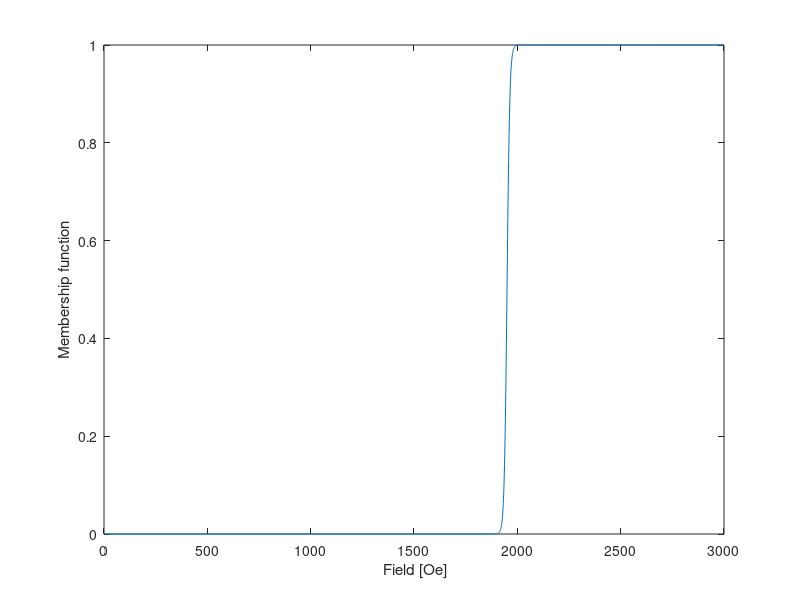

MATLAB code for this plot: (Note: this script raises an error after producing the figure.)
%% script to straighten out the sigmoidal section of the code - Ch VI

%% start with the basic generation of a sigmoid

x = 1:3000; y = sigmf(x,[0.15, 1950]);
hh = figure; plot(x,y); xlabel ' Field [Oe]'; ylabel 'Membership function'
text(500,0.8, compose('c = 1950 [Oe]\na = 0.15 [Oe^-^1]'))
thesis_fig_gen(hh.Number)
clear hh x y 

%% start with the basic generation of a sigmoid

x = 1:3000; y = sigmf(x,[0.1, 1950]);
hh = figure; plot(x,y); xlabel ' Field [Oe]'; ylabel 'Membership function'
text(500,0.8, compose('c = 1950 [Oe]\na = 0.1 [Oe^-^1]'))
thesis_fig_gen(hh.Number)
clear hh x y 

%% start with the basic generation of a sigmoid

x = 1:5000; y = sigmf(x,[0.15, 4000]);
hh = figure; plot(x,y); xlabel ' Field [Oe]'; ylabel 'Membership function'
text(1000,0.8, compose('c = 4000 [Oe]\na = 0.1 [Oe^-^1]'))
thesis_fig_gen(hh.Number)
clear hh x y 

%% now plot the sigmoid for multiple channels, all of constant a

a = 0.1;
x = 1:3000; y = sigmf(x,[a, 1500]);
hh = figure; plot(x,y); xlabel ' Field [Oe]'; ylabel 'Membership function'
hold on;
y = sigmf(x,[a, 500]); plot(x,y)
y = sigmf(x,[a, 1000]); plot(x,y)
y = sigmf(x,[a, 2000]); plot(x,y)
y = sigmf(x,[a, 2500]); plot(x,y)
title (compose(['Channels centred around n*500 [Oe]\nAll with a = ',num2str(a),' [Oe^-^1]']))
thesis_fig_gen(hh.Number)
clear hh x y 

%% Now look to show how this looks - equivalent graph to 5.21

load('C:\Users\JDZ\Documents\Thesis\Code Outputs\Chapter V\matlab_SV24p1.mat')
ist  = SaveVar24p1;

Yin = linspace(-1e-3,1e-3,51); % Probe plane points in Y 
Zin = Yin(1:26);
M = 1e6; % Msat of magnet used for drive field [A/m]
IB = 6e-3; % Inner bore of the drive magnet [m]

[particle_loc] = plane_mask(Yin,Zin,ist.varst.s_rad);

tt = 21;

r = ist.probe_line(tt,find(ist.MxB(tt,:) > ist.varst.RES.*1.05, 1, 'last'));
[main] = new3Dbanditunitvector(r,Yin,Zin,ist.varst.Lengths./2,ist.varst.PM(tt)./2,M);
[IBs] = new3Dbanditunitvector(r,Yin,Zin,ist.varst.Lengths./2,IB./2,M);

Xunitx = main(:,:,1,1,1)' - IBs(:,:,1,1,1)';
Yunitx = main(:,:,1,1,2)' - IBs(:,:,1,1,2)';

Bxnew = Xunitx.*cos(ist.MLOC(1,1,tt)) +Yunitx.*sin(ist.MLOC(1,1,tt));

a = 0.15; % decay parameter - [Oe^-1]
BZM = sigmf(Bxnew,[a.*1e4,ist.varst.RES]);
CM = BZM .* particle_loc'; 

hh = figure;
subplot(2,2,3)
imagesc(Yin.*1e3, Zin.*1e3, Bxnew)
xlabel 'X [mm]'
ylabel 'Y [mm]'
axis equal; axis([Yin(1),Yin(end),Zin(1),Zin(end)].*1e3)
c = colorbar; c.Ruler.TickLabelFormat='%g [T]';
thesis_fig_gen(hh.Number)
subplot(2,2,4)
imagesc(Yin.*1e3, Zin.*1e3, CM)
xlabel 'X [mm]'
ylabel 'Y [mm]'
axis equal; axis([Yin(1),Yin(end),Zin(1),Zin(end)].*1e3)
c = colorbar; caxis([0,1])
thesis_fig_gen(hh.Number)

subplot(2,2,2)
semilogy((ist.probe_line(tt,:) - (ist.varst.PM(tt)/2)).*1e3, ist.MxB(tt,:))
xlabel 'p [mm]'
ylabel 'B_m_a_x(p) [T]'
vline((r-(ist.varst.PM(tt)/2)).*1e3, 'r:')
hold on 
semilogy((r-(ist.varst.PM(tt)/2)).*1e3,ist.varst.RES,'ro')
thesis_fig_gen(hh.Number)

SAA = sum(particle_loc,'all'); 
theta = deg2rad(linspace(10,25,1501));
NSA = zeros(1,length(theta));
subplot(2,2,1)
for thetac = 1:length(theta)
    Bxnew = Xunitx.*cos(theta(thetac)) +Yunitx.*sin(theta(thetac));
    BZM = sigmf(Bxnew,[a.*1e4,ist.varst.RES]);
    CM = BZM .* particle_loc'; 
    NSA(thetac) = sum(CM,'all')/SAA;
end
plot(rad2deg(theta), NSA)
xlabel 'Theta [deg]'
ylabel 'NSA'
hold on
plot(rad2deg(ist.MLOC(1,1,tt)),0.5,'ro')
f1 = find(NSA>0.7, 1,'last');
f2 = find(NSA>0.3, 1,'last');
vline(rad2deg(theta([f1,f2])),'r:')
thesis_fig_gen(hh.Number)

%%

clear hh c r ist SaveVar24p1 Yin Zin M IB particle_loc IBs main tt Xunitx Yunitx Bxnew BZM CM